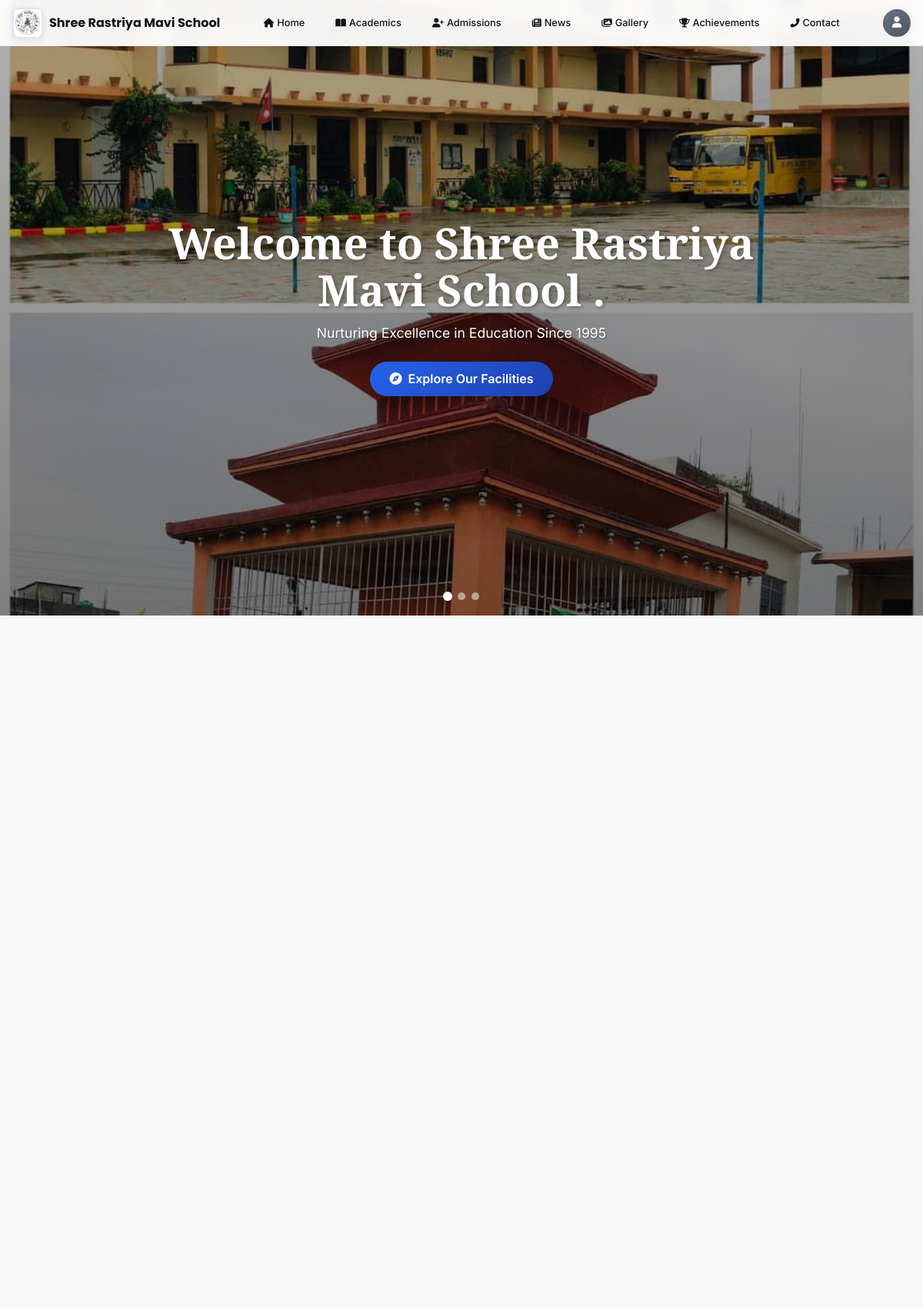
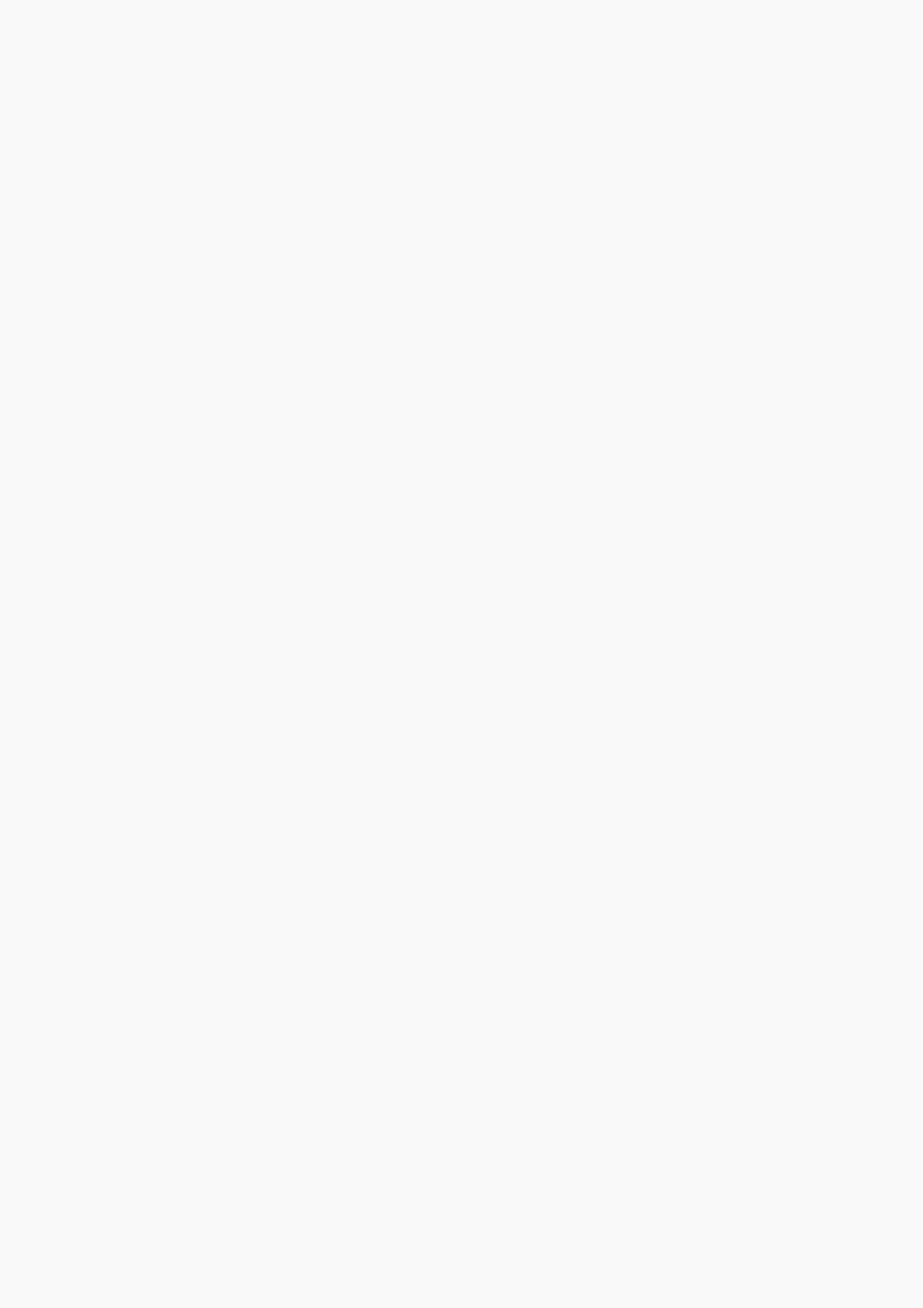
Screenshot of /home/home/ (upper part) with the database file from the repository (2 pictures, top to bottom).
### Home/models.py (models this page shows, shortened)
class Slider(models.Model):
    title = models.CharField(max_length=200, blank=True)
    image = models.ImageField(upload_to='slides/')
    order = models.IntegerField(default=0)
    is_active = models.BooleanField(default=True)
    created_at = models.DateTimeField(auto_now_add=True)
    class Meta:
        ordering = ['order']

class Header(models.Model):
    title = models.CharField(max_length=255,verbose_name="school _name")
    class Meta:
        verbose_name = "title name {schol name }"
        verbose_name_plural = "School name"
    def __str__(self):
     return self.title

### Home/views.py (the view, shortened to what this page needs)
# urls.py: path('home/',views.home,name="home"),
def home(request):
    user_session ="guest"
    name = mod.Header.objects.first()
    slider = mod.Slider.objects.all()
    news = mod.News.objects.all().order_by('-created_at')[:1]
    event = mod.News.objects.filter(category = 'Events').order_by('-created_at')[:1]
    photo = mod.GalleryImage.objects.all().order_by('-created_at')[:4]
    events = mod.Event.objects.all().order_by('-created_at')[:1]
    Quick_acess_academics = mod.Quick_acess_academics.objects.first()
    Quick_acess_admission = mod.Quick_acess_admission.objects.first()
    achivement = mod.Achievements.objects.first()
    context= {
        'title':name,
        'slides':slider,
        'news':news,
        'gallery_images':photo,
        'upcoming_events':events,
        'quick_acess_academics':Quick_acess_academics,
        'Quick_acess_admission':Quick_acess_admission,
        'achivement':achivement,
        'events':event,
        'user_session':user_session,
    }
    return render(request,"home/index.html",context)

### Home/templates/home/index.html (shortened to what this page needs)
{% extends "Base/base.html" %}
    {% block links %}
    <link rel="stylesheet" href="https://cdnjs.cloudflare.com/ajax/libs/font-awesome/6.5.1/css/all.min.css">
    {% endblock links %}
{% block content %}
<body>
    <main>
        <section id="home" class="hero-section">
            <div class="hero-slideshow">
                {% for slide in slides %}
                <div class="hero-slide {% if forloop.first %}active{% endif %}">
                    <img src="{{ slide.image.url }}" alt="{{ slide.title|default:'Slider Image' }}">
                </div>
                {% empty %}
                <div class="hero-slide active">
                    <img src="" alt="Default Slider Image">
                </div>
                {% endfor %}
            </div>
            <div class="hero-content">
                <h1>Welcome to {{title|default:"N/A"}}</h1>
                <h2>Nurturing Excellence in Education Since 1995</h2>
                <a href="{% url "home:academic" %}">
                <button class="explore-btn"><i class="fas fa-compass"></i> Explore Our Facilities </button>
                </a>
              </div>
            <div class="slideshow-indicators">
                {% for slide in slides %}
                <div class="indicator {% if forloop.first %}active{% endif %}" data-slide="{{ forloop.counter0 }}"></div>
                {% empty %}
                <div class="indicator active" data-slide="0"></div>
                {% endfor %}
            </div>
        </section>
    </main>
{% endblock content %}

### Home/templates/Base/base.html (style rules this page uses)
* { margin: 0; padding: 0; box-sizing: border-box; }
html, body { height: 100%; width: 100%; font-family: 'Poppins', 'Inter', sans-serif; color: #101518; background-color: #f9f9f9; overflow-x: hidden; }
h1, .hero-content h1 { font-family: 'Playfair Display', serif; font-weight: 800; }
h2, .content-section h2 { font-family: 'Poppins', sans-serif; font-weight: 700; }
p, .description, body { font-family: 'Inter', sans-serif; font-weight: 400; }

### Home/templates/home/index.html (style rules this page uses)
* { margin: 0; padding: 0; box-sizing: border-box; }
html, body { height: 100%; width: 100%; font-family: 'Poppins', 'Inter', sans-serif; color: #101518; background-color: #f9f9f9; overflow-x: hidden; }
h1, .hero-content h1 { font-family: 'Playfair Display', serif; font-weight: 800; }
h2, .content-section h2 { font-family: 'Poppins', sans-serif; font-weight: 700; }
p, .description, body { font-family: 'Inter', sans-serif; font-weight: 400; }
main { margin-top: 60px; }
.hero-section { height: 100vh; width: 100vw; position: relative; display: flex; align-items: center; justify-content: center; margin-top: -60px; overflow: hidden; }
.hero-slideshow { position: absolute; top: 0; left: 0; width: 100%; height: 100%; z-index: 1; }
.hero-slide { position: absolute; top: 0; left: 0; width: 100%; height: 100%; background-size: cover; background-position: center; background-attachment: fixed; opacity: 0; transition: opacity 1s ease-in-out; }
.hero-slide img { width: 100%; height: 100%; object-fit: cover; object-position: center; }
.hero-slide::before { content: ''; position: absolute; top: 0; left: 0; width: 100%; height: 100%; background: linear-gradient(rgba(0, 0, 0, 0.3) 0%, rgba(0, 0, 0, 0.5) 100%); z-index: 1; }
.hero-slide.active { opacity: 1; }
.hero-content { text-align: center; max-width: 900px; padding: 1rem; z-index: 2; position: relative; }
.hero-content h1 { color: white; font-size: clamp(1.8rem, 5vw, 3.5rem); font-weight: 800; line-height: 1.1; margin-bottom: 0.8rem; text-shadow: 2px 2px 4px rgba(0,0,0,0.3); font-family: 'Playfair Display', serif; }
.hero-content h2 { color: white; font-size: clamp(0.9rem, 2.5vw, 1.1rem); font-weight: 400; line-height: 1.4; margin-bottom: 1.5rem; text-shadow: 1px 1px 2px rgba(0,0,0,0.3); font-family: 'Inter', sans-serif; }
.explore-btn { padding: 0.8rem 1.6rem; border-radius: 9999px; background: linear-gradient(135deg, #2563EB 0%, #1E40AF 100%); color: white; font-size: 1rem; font-weight: 600; font-family: 'Inter', sans-serif; border: none; cursor: pointer; transition: all 0.3s ease; box-shadow: 0 4px 15px rgba(0,0,0,0.2); display: inline-flex; align-items: center; gap: 0.5rem; }
.slideshow-indicators { position: absolute; bottom: 20px; left: 50%; transform: translateX(-50%); display: flex; gap: 8px; z-index: 3; }
.indicator { width: 10px; height: 10px; border-radius: 50%; background-color: rgba(255, 255, 255, 0.5); cursor: pointer; transition: all 0.3s ease; }
.indicator.active { background-color: white; transform: scale(1.2); }

### rows the page displays
Slider: image (picture)
Header: title "Shree Rastriya Mavi School ."
